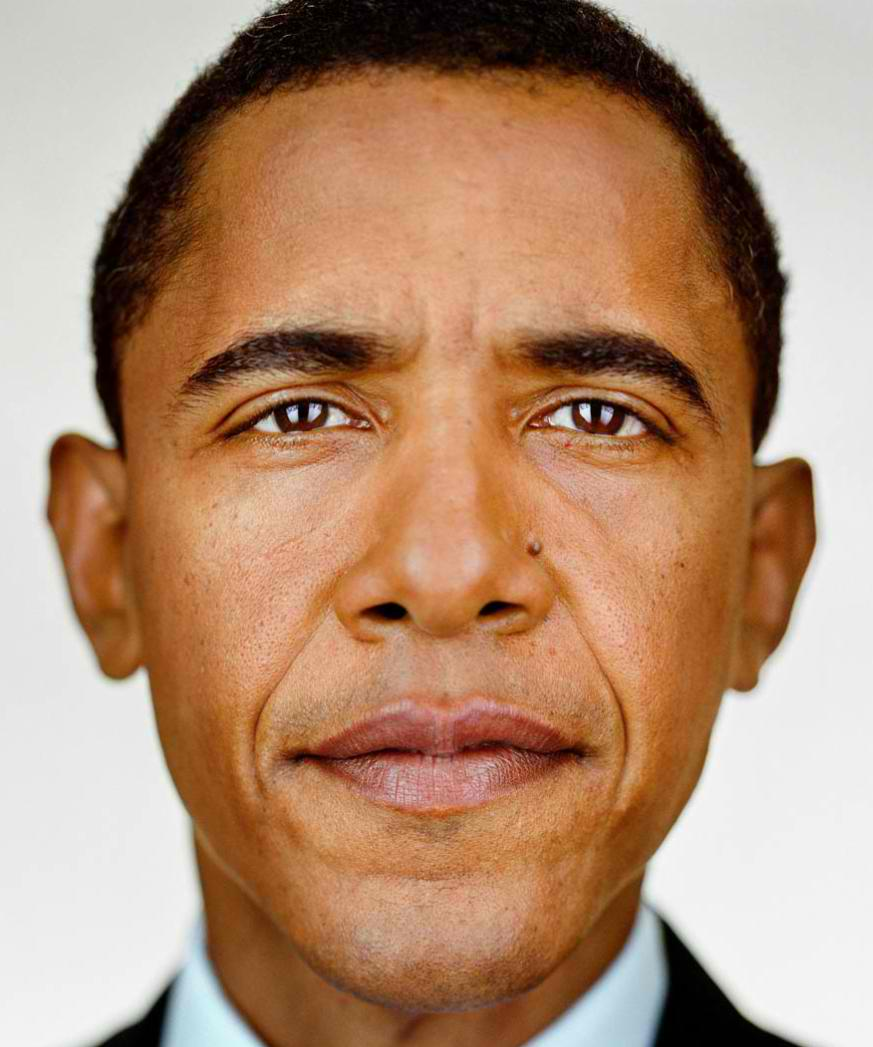
#> input picture images/01.jpg, 873 x 1047 px, found by its file name
$ python main.py
#> lines starting #> are read from the running program, lines starting #| are printed output that depends on the picture; after the words box and inside, x2 and y2 are one past the last pixel; in counts of white or black regions, pixels touching at a corner belong together
import cv2
import numpy as np
from skimage.feature import hog
from sklearn.metrics.pairwise import cosine_similarity
import matplotlib.pyplot as plt


def extract_features(image_path):
    # Load the image
#> called with image_path = 'Images/01.jpg'
    img = cv2.imread(image_path)
#> img is the input picture: shape (1047, 873, 3); mean B, G, R 116.5, 142.9, 179.4

    # Get the new dimensions
    new_width = 500
    new_height = 500

    # Resize the image
    resized_img = cv2.resize(img, (new_width, new_height))

    dist_central_features = color_dist_central(resized_img,200)
    dist_several_features = color_dist_serveral(resized_img,200)

    # Convert the image to grayscale
    gray = cv2.cvtColor(resized_img, cv2.COLOR_BGR2GRAY)
    gray_histogram = cv2.calcHist([gray], [0], None, [8], [0, 256])
    gray_histogram = cv2.normalize(gray_histogram, gray_histogram).flatten()
    # Apply edge detection using the Canny algorithm
    edges = cv2.Canny(gray, 100, 200)
    gray_dist_serveral_features = gray_dist_serveral(gray,200)
    # Calculate the HOG features
    hog_features = hog(edges, orientations=9, pixels_per_cell=(8, 8),
                       cells_per_block=(2, 2), transform_sqrt=True, block_norm="L2-Hys")

    # Extract the color histogram features
    color_histogram = cv2.calcHist([resized_img], [0, 1, 2], None, [8, 8, 8], [0, 256, 0, 256, 0, 256])
    color_histogram = cv2.normalize(color_histogram, color_histogram).flatten()

    hog_features = cv2.normalize(hog_features, hog_features).flatten()
    # Combine the HOG and color histogram features into a single feature vector
    feature_vector = np.concatenate((hog_features*0.5, color_histogram*0.3,  gray_histogram*0.3, gray_dist_serveral_features*0.3, dist_central_features*0.3, dist_several_features*0.3))

    return feature_vector

def create_similarity_matrix(image_paths):
    # Extract the feature vectors for each image
    feature_vectors = []
    for image_path in image_paths:
        feature_vectors.append(extract_features(image_path))

    # Calculate the cosine similarity matrix
    similarity_matrix = cosine_similarity(feature_vectors)

    return similarity_matrix

def color_dist_central(img,tileSize):

#> called with tileSize = 200
    h = img.shape[1]
#> h = 500
    w = img.shape[0]
#> w = 500
    ch = int(h/2)
#> ch = 250
    cw = int(w/2)
#> cw = 250
    center_img = img[ch-tileSize:ch+tileSize,cw-tileSize:cw+tileSize]
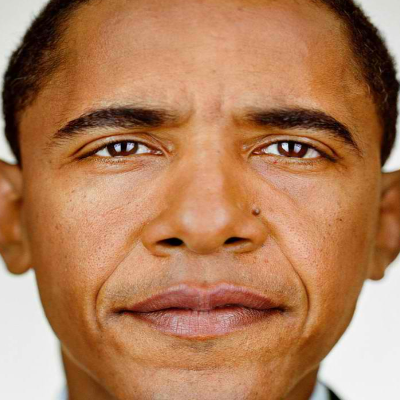
#> center_img: shape (400, 400, 3); mean B, G, R 89.8, 126.1, 177.7
    # cv2.imshow(center_img)
    # cv2.imwrite("1.jpg", center_img)
    color_histogram = cv2.calcHist([center_img], [0, 1, 2], None, [8, 8, 8], [0, 256, 0, 256, 0, 256])
    color_histogram = cv2.normalize(color_histogram, color_histogram).flatten()
#> color_histogram = 512 values, max 0.662 at index 230, min 0 at index 5, mean 0.00739
#> in extract_features, `dist_central_features = color_dist_central(resized_img,200)`: dist_central_features has the same summary as color_histogram in color_dist_central
    return color_histogram

def color_dist_serveral(img,tileSize):

#> called with tileSize = 200
    h = img.shape[1]
#> h = 500
    w = img.shape[0]
#> w = 500
    ch = int(h/2)
#> ch = 250
    cw = int(w/2)
#> cw = 250
    center_img = img[ch-tileSize:ch+tileSize,cw-tileSize:cw+tileSize]
    top_left_img = img[0:tileSize*2,0:tileSize*2]
    top_right_img = img[0:tileSize*2,h-tileSize*2:h]
    bottom_left_img = img[w-tileSize*2:w,0:tileSize*2]
    bottom_right_img = img[w-tileSize*2:w,h-tileSize*2:h]
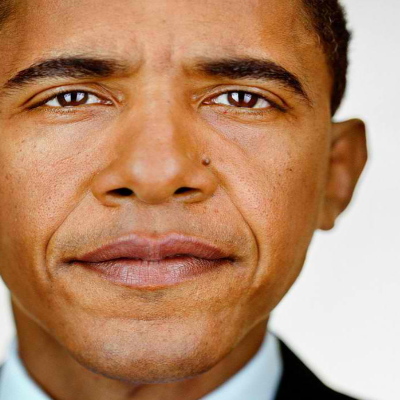
#> bottom_right_img: shape (400, 400, 3); mean B, G, R 105.5, 137.5, 182.9


    color_histogram = cv2.calcHist([center_img,top_left_img,top_right_img,bottom_left_img,bottom_right_img], [0, 1, 2], None, [8, 8, 8], [0, 256, 0, 256, 0, 256])
    color_histogram = cv2.normalize(color_histogram, color_histogram).flatten()
#> in extract_features, `dist_several_features = color_dist_serveral(resized_img,200)`: dist_several_features has the same summary as color_histogram in color_dist_central
#> in extract_features, `gray = cv2.cvtColor(resized_img, cv2.COLOR_BGR2GRAY)`:
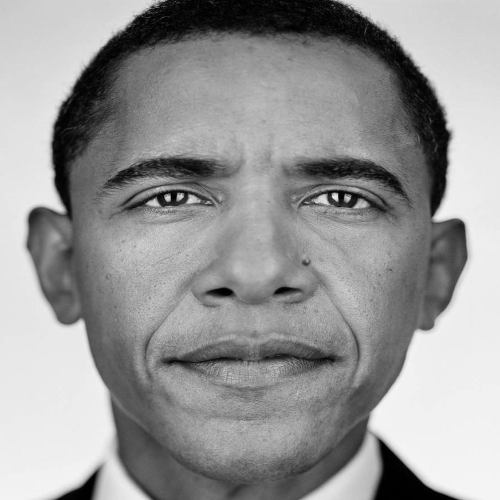
#> gray: shape (500, 500); min 0, max 247, mean 150.7
#> in extract_features, `gray_histogram = cv2.calcHist([gray], [0], None, [8], [0, 256])`: gray_histogram = [18607, 8605, 25957, 35718, 43029, 39630, 25937, 52517]
#> in extract_features, `gray_histogram = cv2.normalize(gray_histogram, gray_histogram).flatten()`: gray_histogram = [0.194, 0.0896, 0.27, 0.372, 0.448, 0.413, 0.27, 0.547]
#> in extract_features, `edges = cv2.Canny(gray, 100, 200)`:
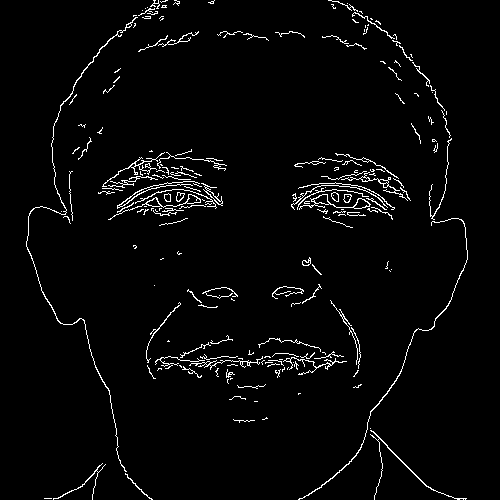
#> edges: shape (500, 500); 2.9% white in thin lines or dots, all inside (x1, y1, x2, y2) = (26, 0, 468, 500)


    return color_histogram

def gray_dist_serveral(img,tileSize):

#> called with tileSize = 200
    h = img.shape[1]
#> h = 500
    w = img.shape[0]
#> w = 500
    ch = int(h/2)
#> ch = 250
    cw = int(w/2)
#> cw = 250
    center_img = img[ch-tileSize:ch+tileSize,cw-tileSize:cw+tileSize]
#> center_img: shape (400, 400)
    top_left_img = img[0:tileSize*2,0:tileSize*2]
#> top_left_img: shape (400, 400)
    top_right_img = img[0:tileSize*2,h-tileSize*2:h]
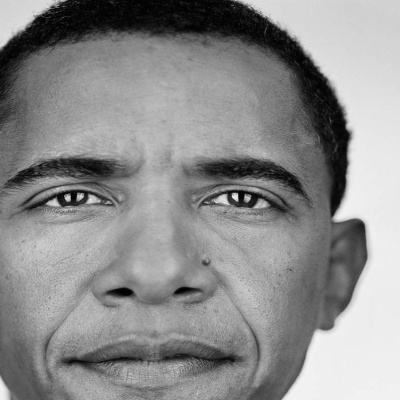
#> top_right_img: shape (400, 400); min 0, max 245, mean 140.9
    bottom_left_img = img[w-tileSize*2:w,0:tileSize*2]
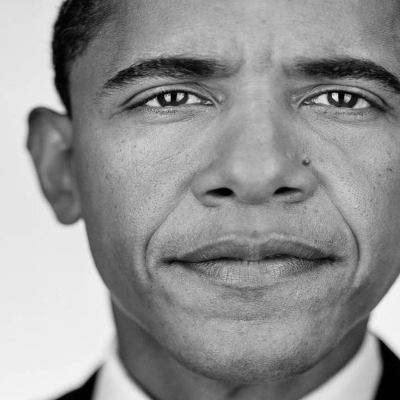
#> bottom_left_img: shape (400, 400); min 0, max 246, mean 146.8
    bottom_right_img = img[w-tileSize*2:w,h-tileSize*2:h]
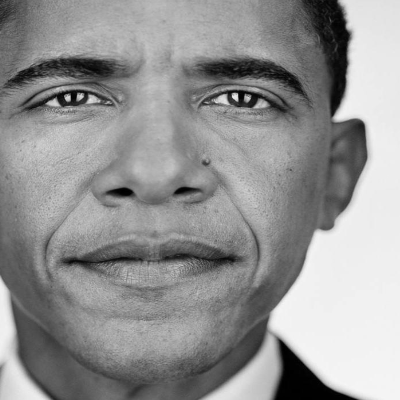
#> bottom_right_img: shape (400, 400); min 0, max 247, mean 147.4


    color_histogram = cv2.calcHist([top_left_img,top_right_img,bottom_left_img,bottom_right_img], [0], None, [8], [0, 256])
#> color_histogram = [13524, 6400, 12636, 25692, 36754, 35337, 14067, 15590]
    color_histogram = cv2.normalize(color_histogram, color_histogram).flatten()
#> color_histogram = [0.212, 0.1, 0.198, 0.402, 0.575, 0.553, 0.22, 0.244]


    return color_histogram


# Define a list of image paths
# Define a list of image paths
image_paths = ["Images/01.jpg", "Images/02.jpg", "Images/03.jpg", "Images/04.jpg",
               "Images/05.jpg", "Images/06.jpg", "Images/07.jpg", "Images/08.jpg",
               "Images/09.jpg", "Images/10.jpg", "Images/11.jpg", "Images/12.jpg", "Images/13.jpg"]

similarity_matrix = create_similarity_matrix(image_paths)
#> in extract_features, `gray_dist_serveral_features = gray_dist_serveral(gray,200)`: gray_dist_serveral_features has the same summary as color_histogram in gray_dist_serveral
#> in extract_features, `color_histogram = cv2.normalize(color_histogram, color_histogram).flat..`: color_histogram = 512 values, max 0.701 at index 511, min 0 at index 5, mean 0.00701
#> (the run stopped early here; a loop or call above may not have finished)
